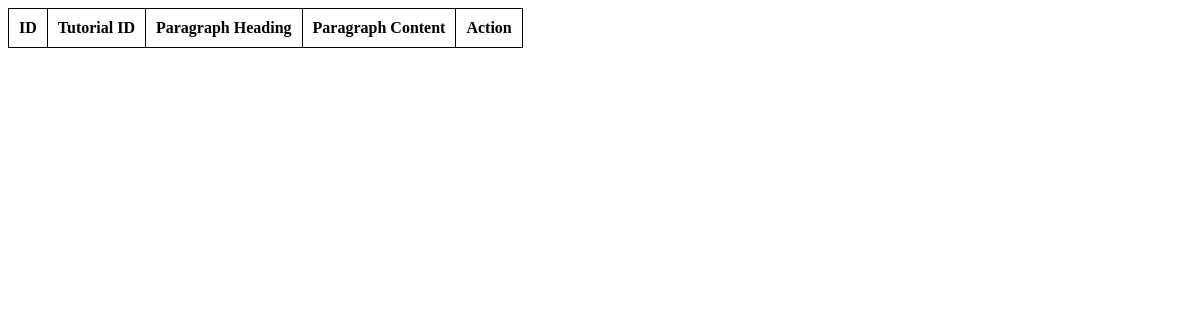
The app's page /Views/paragraphTable.php (signed in), older data.
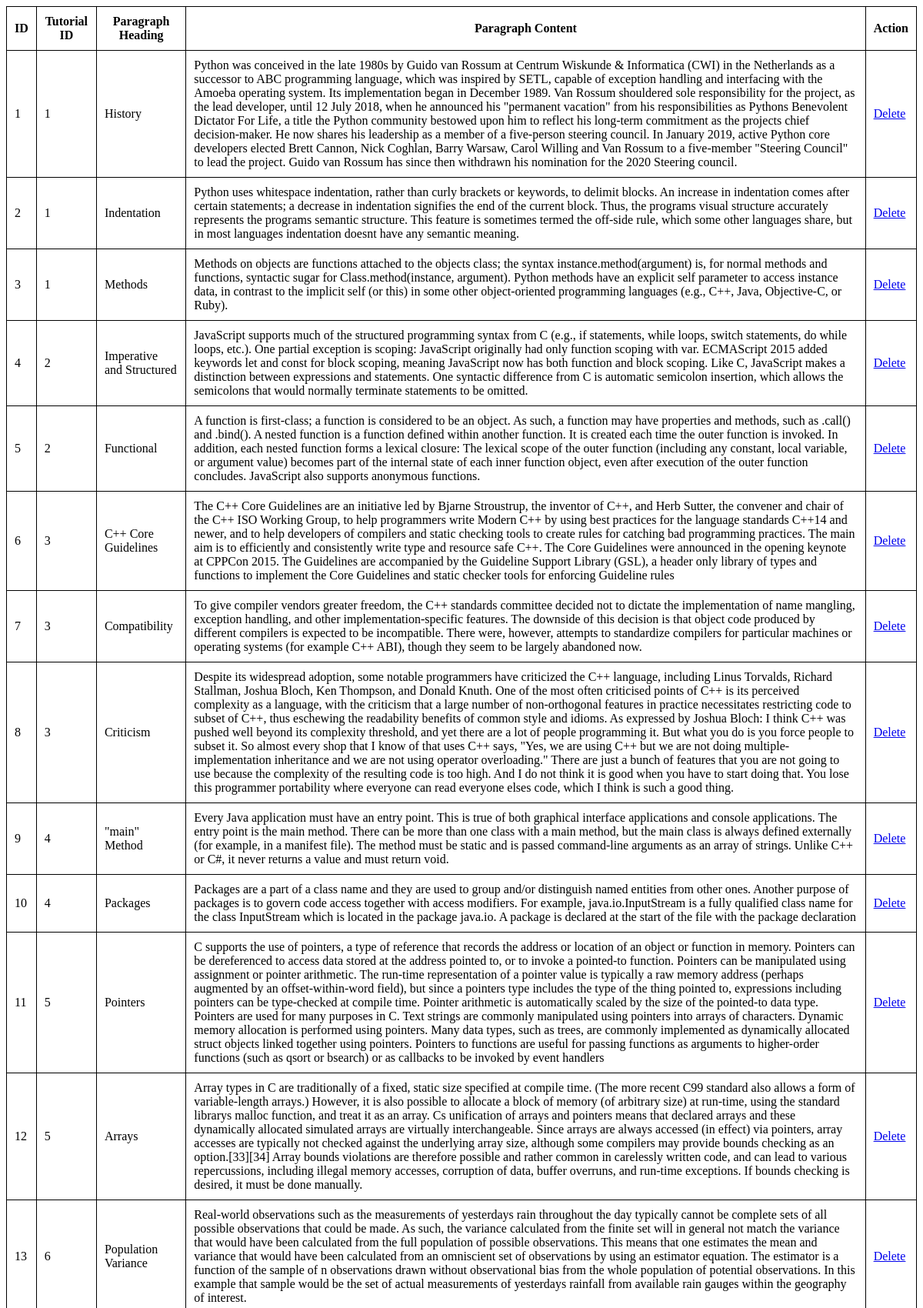
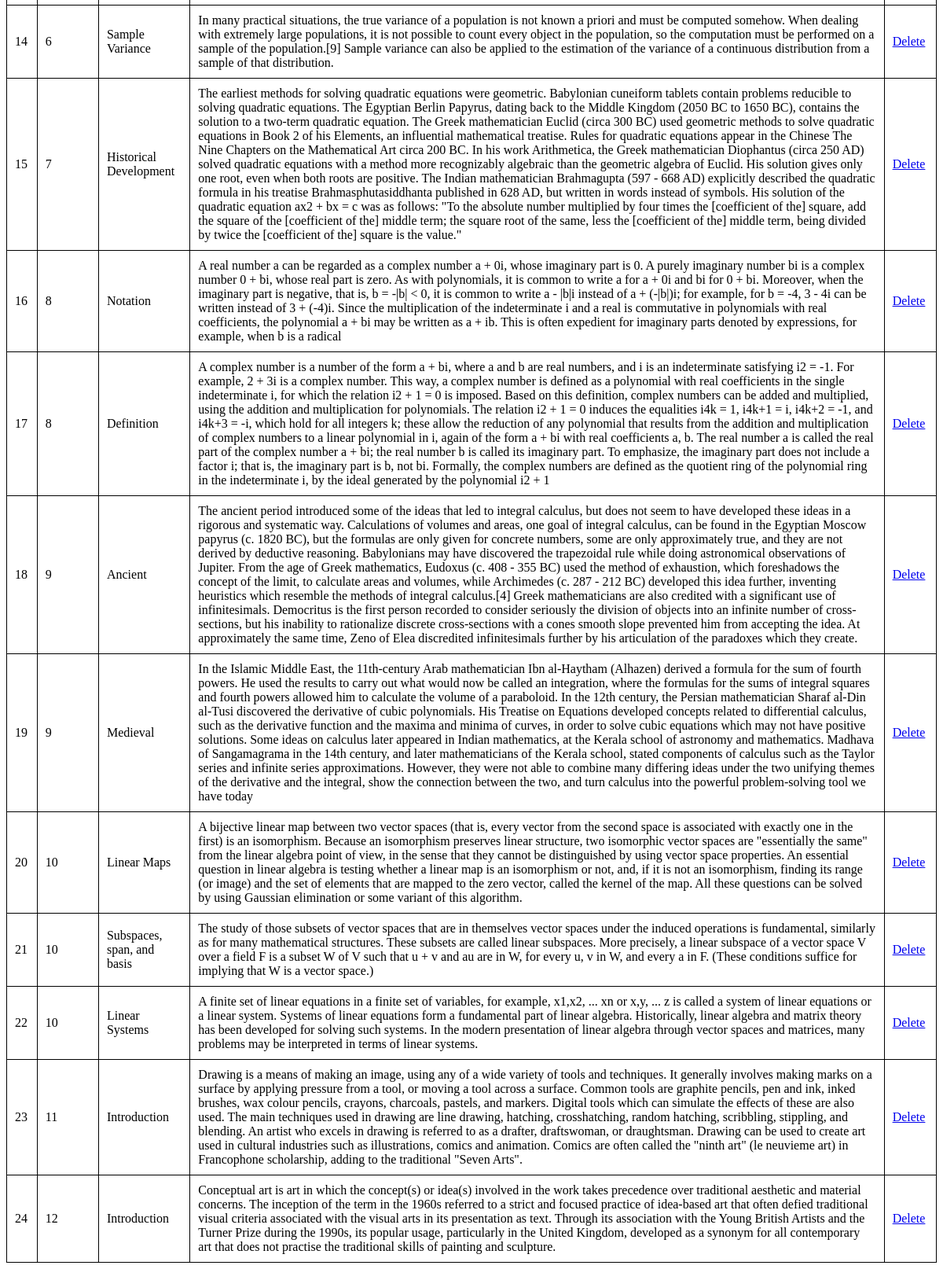
The same page, newer data (2 pictures, top to bottom).
### tables this page shows
CREATE TABLE `paragraph` ( `id` INT NOT NULL AUTO_INCREMENT , `tutorial_id` INT NOT NULL , `heading` VARCHAR(100) NOT NULL , `content` VARCHAR(5000) NOT NULL , PRIMARY KEY (`id`));

### Models/ParagraphModel.php (called while the page is built, shortened)
<?php
	require_once "DBconfig.php";
	function getParagraphTable(){
		global $database_connection;
		$sql_query         = "SELECT * FROM paragraph";
		$sql_query_execute = mysqli_query($database_connection, $sql_query);
		return $sql_query_execute;
	}
?>

### Views/ParagraphTable.php (the view, shortened to what this page needs)
<?php
    require_once "../Models/ParagraphModel.php";
    $paragraph_table = getParagraphTable();
?>
<!DOCTYPE html>
<html>
<head>
</head>
<body>
	<table>
		<tr>
			<th>ID</th>
			<th>Tutorial ID</th>
			<th>Paragraph Heading</th>
			<th>Paragraph Content</th>
			<th>Action</th>
		</tr>
		<?php while($row = mysqli_fetch_assoc($paragraph_table)){ ?>
		<tr>
			<td><?php echo $row["id"] ?></td>
			<td><?php echo $row["tutorial_id"] ?></td>
			<td><?php echo $row["heading"] ?></td>
			<td><?php echo $row["content"] ?></td>
			<td><a href='../Controllers/DeleteController.php?table=paragraph&id=<?php echo $row["id"] ?>'>Delete</a></td>
		</tr>
		<?php } ?>
	</table>
</body>
</html>

Row changes from the older to the newer data that the page shows:
added paragraph: id "1", tutorial "1", heading "History", content "Python was conceived in the late 1980s by Guido van Rossum at Centrum Wiskunde & Informatica (CWI) in the Netherlands as a successor to ABC programming language, which was inspired by SETL, capable of exception handling and interfacing with the Amoeba operating system. Its implementation began in December 1989. Van Rossum shouldered sole responsibility for the project, as the lead developer, until 12 July 2018, when he announced his \"permanent vacation\" from his responsibilities as Pythons Benevolent Dictator For Life, a title the Python community bestowed upon him to reflect his long-term commitment as the projects chief decision-maker. He now shares his leadership as a member of a…"
added paragraph: id "2", tutorial "1", heading "Indentation", content "Python uses whitespace indentation, rather than curly brackets or keywords, to delimit blocks. An increase in indentation comes after certain statements; a decrease in indentation signifies the end of the current block. Thus, the programs visual structure accurately represents the programs semantic structure. This feature is sometimes termed the off-side rule, which some other languages share, but in most languages indentation doesnt have any semantic meaning."
added paragraph: id "3", tutorial "1", heading "Methods", content "Methods on objects are functions attached to the objects class; the syntax instance.method(argument) is, for normal methods and functions, syntactic sugar for Class.method(instance, argument). Python methods have an explicit self parameter to access instance data, in contrast to the implicit self (or this) in some other object-oriented programming languages (e.g., C++, Java, Objective-C, or Ruby)."
added paragraph: id "4", tutorial "2", heading "Imperative and Structured", content "JavaScript supports much of the structured programming syntax from C (e.g., if statements, while loops, switch statements, do while loops, etc.). One partial exception is scoping: JavaScript originally had only function scoping with var. ECMAScript 2015 added keywords let and const for block scoping, meaning JavaScript now has both function and block scoping. Like C, JavaScript makes a distinction between expressions and statements. One syntactic difference from C is automatic semicolon insertion, which allows the semicolons that would normally terminate statements to be omitted."
added paragraph: id "5", tutorial "2", heading "Functional", content "A function is first-class; a function is considered to be an object. As such, a function may have properties and methods, such as .call() and .bind(). A nested function is a function defined within another function. It is created each time the outer function is invoked. In addition, each nested function forms a lexical closure: The lexical scope of the outer function (including any constant, local variable, or argument value) becomes part of the internal state of each inner function object, even after execution of the outer function concludes. JavaScript also supports anonymous functions."
added paragraph: id "6", tutorial "3", heading "C++ Core Guidelines", content "The C++ Core Guidelines are an initiative led by Bjarne Stroustrup, the inventor of C++, and Herb Sutter, the convener and chair of the C++ ISO Working Group, to help programmers write Modern C++ by using best practices for the language standards C++14 and newer, and to help developers of compilers and static checking tools to create rules for catching bad programming practices. The main aim is to efficiently and consistently write type and resource safe C++. The Core Guidelines were announced in the opening keynote at CPPCon 2015. The Guidelines are accompanied by the Guideline Support Library (GSL), a header only library of types and functions to implement the Core Guidelines and static…"
added paragraph: id "7", tutorial "3", heading "Compatibility", content "To give compiler vendors greater freedom, the C++ standards committee decided not to dictate the implementation of name mangling, exception handling, and other implementation-specific features. The downside of this decision is that object code produced by different compilers is expected to be incompatible. There were, however, attempts to standardize compilers for particular machines or operating systems (for example C++ ABI), though they seem to be largely abandoned now."
added paragraph: id "8", tutorial "3", heading "Criticism", content "Despite its widespread adoption, some notable programmers have criticized the C++ language, including Linus Torvalds, Richard Stallman, Joshua Bloch, Ken Thompson, and Donald Knuth. One of the most often criticised points of C++ is its perceived complexity as a language, with the criticism that a large number of non-orthogonal features in practice necessitates restricting code to subset of C++, thus eschewing the readability benefits of common style and idioms. As expressed by Joshua Bloch: I think C++ was pushed well beyond its complexity threshold, and yet there are a lot of people programming it. But what you do is you force people to subset it. So almost every shop that I know of that…"
added paragraph: id "9", tutorial "4", heading "\"main\" Method", content "Every Java application must have an entry point. This is true of both graphical interface applications and console applications. The entry point is the main method. There can be more than one class with a main method, but the main class is always defined externally (for example, in a manifest file). The method must be static and is passed command-line arguments as an array of strings. Unlike C++ or C#, it never returns a value and must return void."
added paragraph: id "10", tutorial "4", heading "Packages", content "Packages are a part of a class name and they are used to group and/or distinguish named entities from other ones. Another purpose of packages is to govern code access together with access modifiers. For example, java.io.InputStream is a fully qualified class name for the class InputStream which is located in the package java.io. A package is declared at the start of the file with the package declaration"
added paragraph: id "11", tutorial "5", heading "Pointers", content "C supports the use of pointers, a type of reference that records the address or location of an object or function in memory. Pointers can be dereferenced to access data stored at the address pointed to, or to invoke a pointed-to function. Pointers can be manipulated using assignment or pointer arithmetic. The run-time representation of a pointer value is typically a raw memory address (perhaps augmented by an offset-within-word field), but since a pointers type includes the type of the thing pointed to, expressions including pointers can be type-checked at compile time. Pointer arithmetic is automatically scaled by the size of the pointed-to data type. Pointers are used for many purposes in…"
added paragraph: id "12", tutorial "5", heading "Arrays", content "Array types in C are traditionally of a fixed, static size specified at compile time. (The more recent C99 standard also allows a form of variable-length arrays.) However, it is also possible to allocate a block of memory (of arbitrary size) at run-time, using the standard librarys malloc function, and treat it as an array. Cs unification of arrays and pointers means that declared arrays and these dynamically allocated simulated arrays are virtually interchangeable. Since arrays are always accessed (in effect) via pointers, array accesses are typically not checked against the underlying array size, although some compilers may provide bounds checking as an option.[33][34] Array bounds…"
added paragraph: id "13", tutorial "6", heading "Population Variance", content "Real-world observations such as the measurements of yesterdays rain throughout the day typically cannot be complete sets of all possible observations that could be made. As such, the variance calculated from the finite set will in general not match the variance that would have been calculated from the full population of possible observations. This means that one estimates the mean and variance that would have been calculated from an omniscient set of observations by using an estimator equation. The estimator is a function of the sample of n observations drawn without observational bias from the whole population of potential observations. In this example that sample would be the set of…"
added paragraph: id "14", tutorial "6", heading "Sample Variance", content "In many practical situations, the true variance of a population is not known a priori and must be computed somehow. When dealing with extremely large populations, it is not possible to count every object in the population, so the computation must be performed on a sample of the population.[9] Sample variance can also be applied to the estimation of the variance of a continuous distribution from a sample of that distribution."
added paragraph: id "15", tutorial "7", heading "Historical Development", content "The earliest methods for solving quadratic equations were geometric. Babylonian cuneiform tablets contain problems reducible to solving quadratic equations. The Egyptian Berlin Papyrus, dating back to the Middle Kingdom (2050 BC to 1650 BC), contains the solution to a two-term quadratic equation. The Greek mathematician Euclid (circa 300 BC) used geometric methods to solve quadratic equations in Book 2 of his Elements, an influential mathematical treatise. Rules for quadratic equations appear in the Chinese The Nine Chapters on the Mathematical Art circa 200 BC. In his work Arithmetica, the Greek mathematician Diophantus (circa 250 AD) solved quadratic equations with a method more…"
added paragraph: id "16", tutorial "8", heading "Notation", content "A real number a can be regarded as a complex number a + 0i, whose imaginary part is 0. A purely imaginary number bi is a complex number 0 + bi, whose real part is zero. As with polynomials, it is common to write a for a + 0i and bi for 0 + bi. Moreover, when the imaginary part is negative, that is, b = -|b| < 0, it is common to write a - |b|i instead of a + (-|b|)i; for example, for b = -4, 3 - 4i can be written instead of 3 + (-4)i. Since the multiplication of the indeterminate i and a real is commutative in polynomials with real coefficients, the polynomial a + bi may be written as a + ib. This is often expedient for imaginary parts denoted by expressions, for example, when b is a radical"
added paragraph: id "17", tutorial "8", heading "Definition", content "A complex number is a number of the form a + bi, where a and b are real numbers, and i is an indeterminate satisfying i2 = -1. For example, 2 + 3i is a complex number. This way, a complex number is defined as a polynomial with real coefficients in the single indeterminate i, for which the relation i2 + 1 = 0 is imposed. Based on this definition, complex numbers can be added and multiplied, using the addition and multiplication for polynomials. The relation i2 + 1 = 0 induces the equalities i4k = 1, i4k+1 = i, i4k+2 = -1, and i4k+3 = -i, which hold for all integers k; these allow the reduction of any polynomial that results from the addition and multiplication of complex numbers to a linear…"
added paragraph: id "18", tutorial "9", heading "Ancient", content "The ancient period introduced some of the ideas that led to integral calculus, but does not seem to have developed these ideas in a rigorous and systematic way. Calculations of volumes and areas, one goal of integral calculus, can be found in the Egyptian Moscow papyrus (c. 1820 BC), but the formulas are only given for concrete numbers, some are only approximately true, and they are not derived by deductive reasoning. Babylonians may have discovered the trapezoidal rule while doing astronomical observations of Jupiter. From the age of Greek mathematics, Eudoxus (c. 408 - 355 BC) used the method of exhaustion, which foreshadows the concept of the limit, to calculate areas and volumes, while…"
added paragraph: id "19", tutorial "9", heading "Medieval", content "In the Islamic Middle East, the 11th-century Arab mathematician Ibn al-Haytham (Alhazen) derived a formula for the sum of fourth powers. He used the results to carry out what would now be called an integration, where the formulas for the sums of integral squares and fourth powers allowed him to calculate the volume of a paraboloid. In the 12th century, the Persian mathematician Sharaf al-Din al-Tusi discovered the derivative of cubic polynomials. His Treatise on Equations developed concepts related to differential calculus, such as the derivative function and the maxima and minima of curves, in order to solve cubic equations which may not have positive solutions. Some ideas on calculus…"
added paragraph: id "20", tutorial "10", heading "Linear Maps", content "A bijective linear map between two vector spaces (that is, every vector from the second space is associated with exactly one in the first) is an isomorphism. Because an isomorphism preserves linear structure, two isomorphic vector spaces are \"essentially the same\" from the linear algebra point of view, in the sense that they cannot be distinguished by using vector space properties. An essential question in linear algebra is testing whether a linear map is an isomorphism or not, and, if it is not an isomorphism, finding its range (or image) and the set of elements that are mapped to the zero vector, called the kernel of the map. All these questions can be solved by using Gaussian elimination…"
added paragraph: id "21", tutorial "10", heading "Subspaces, span, and basis", content "The study of those subsets of vector spaces that are in themselves vector spaces under the induced operations is fundamental, similarly as for many mathematical structures. These subsets are called linear subspaces. More precisely, a linear subspace of a vector space V over a field F is a subset W of V such that u + v and au are in W, for every u, v in W, and every a in F. (These conditions suffice for implying that W is a vector space.)"
added paragraph: id "22", tutorial "10", heading "Linear Systems", content "A finite set of linear equations in a finite set of variables, for example, x1,x2, ... xn or x,y, ... z is called a system of linear equations or a linear system. Systems of linear equations form a fundamental part of linear algebra. Historically, linear algebra and matrix theory has been developed for solving such systems. In the modern presentation of linear algebra through vector spaces and matrices, many problems may be interpreted in terms of linear systems."
added paragraph: id "23", tutorial "11", heading "Introduction", content "Drawing is a means of making an image, using any of a wide variety of tools and techniques. It generally involves making marks on a surface by applying pressure from a tool, or moving a tool across a surface. Common tools are graphite pencils, pen and ink, inked brushes, wax colour pencils, crayons, charcoals, pastels, and markers. Digital tools which can simulate the effects of these are also used. The main techniques used in drawing are line drawing, hatching, crosshatching, random hatching, scribbling, stippling, and blending. An artist who excels in drawing is referred to as a drafter, draftswoman, or draughtsman. Drawing can be used to create art used in cultural industries such as…"
added paragraph: id "24", tutorial "12", heading "Introduction", content "Conceptual art is art in which the concept(s) or idea(s) involved in the work takes precedence over traditional aesthetic and material concerns. The inception of the term in the 1960s referred to a strict and focused practice of idea-based art that often defied traditional visual criteria associated with the visual arts in its presentation as text. Through its association with the Young British Artists and the Turner Prize during the 1990s, its popular usage, particularly in the United Kingdom, developed as a synonym for all contemporary art that does not practise the traditional skills of painting and sculpture."
